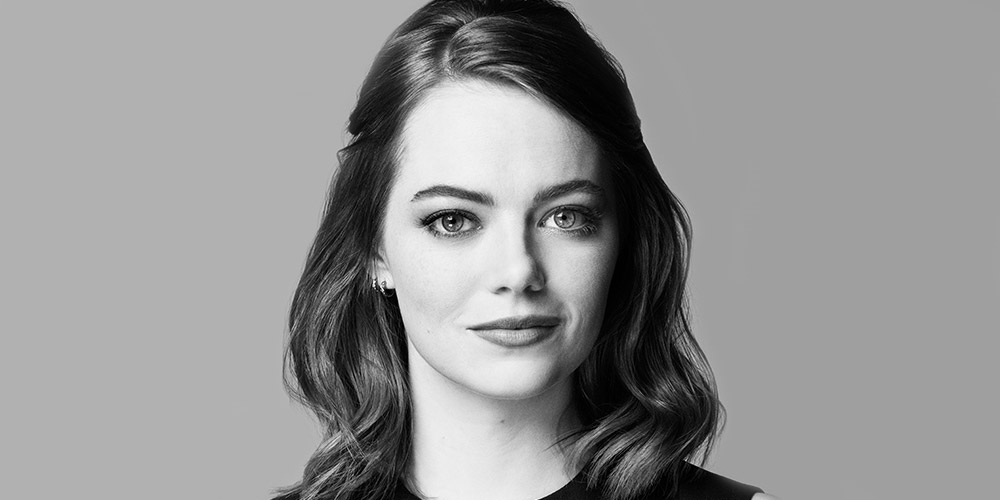
#> input picture emmastone.jpeg, 1000 x 500 px
$ python -i image_processing.py   (imports and definitions only)
#> lines starting #> are read from the running program, lines starting #| are printed output that depends on the picture; after the words box and inside, x2 and y2 are one past the last pixel; in counts of white or black regions, pixels touching at a corner belong together
import cv2
import sys
import numpy
# [1 line not run here, left out]

coordinates = []

def process_image(image_file):
#> called with image_file = 'emmastone.jpeg'
    img = cv2.imread(image_file)
#> img is the input picture: shape (500, 1000, 3); min 0, max 255, mean 147.4
    width = 300
    height = 169
    dim = (width, height)
    # resize image
    resized = cv2.resize(img, dim, interpolation=cv2.INTER_AREA)
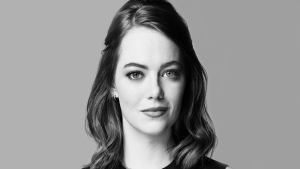
#> resized: shape (169, 300, 3); min 1, max 241, mean 147.4
    # Filter to remove noise
    bilateral = cv2.bilateralFilter(resized, 15, 75, 75)
    # Setting parameter values
    t_lower = 50  # Lower Threshold
    t_upper = 150  # Upper threshold
    # Applying the Canny Edge filter
    edge = cv2.Canny(bilateral, t_lower, t_upper)
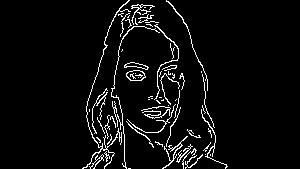
#> edge: shape (169, 300); 5% white in thin lines or dots, all inside (x1, y1, x2, y2) = (82, 0, 228, 169)
    edge = cv2.flip(edge, 1)
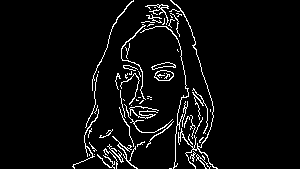
#> edge: shape (169, 300); 5% white in thin lines or dots, all inside (x1, y1, x2, y2) = (72, 0, 218, 169)
    cv2.imwrite("greta_edge.jpeg", edge)
    edge[edge > 0] = 1
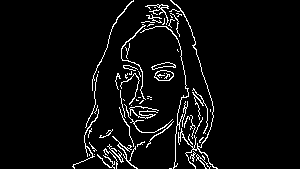
#> edge: shape (169, 300); values 0 (black) and 1 (white), 5% white in thin lines or dots, all inside (x1, y1, x2, y2) = (72, 0, 218, 169)
    return edge

# [55 lines left out: functions write_coordinate_file, only_zero_neighbours, recursive_helper, recursive_matrix, image_processing, not called in this run]


    # Initialize variables to store the current line's starting and ending coordinates

>>> result = process_image('emmastone.jpeg')
